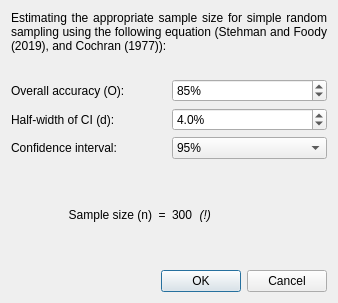
<?xml version="1.0" encoding="UTF-8"?>
<ui version="4.0">
 <class>Dialog</class>
 <widget class="QDialog" name="Dialog">
  <property name="geometry">
   <rect>
    <x>0</x>
    <y>0</y>
    <width>338</width>
    <height>303</height>
   </rect>
  </property>
  <property name="windowTitle">
   <string>Determining the sample size</string>
  </property>
  <layout class="QVBoxLayout" name="verticalLayout">
   <item>
    <widget class="QLabel" name="description">
     <property name="text">
      <string>Estimating the appropriate sample size for simple random sampling using the following equation (Stehman and Foody (2019), and Cochran (1977)):</string>
     </property>
     <property name="alignment">
      <set>Qt::AlignJustify|Qt::AlignVCenter</set>
     </property>
     <property name="wordWrap">
      <bool>true</bool>
     </property>
    </widget>
   </item>
   <item>
    <widget class="QLabel" name="label_6">
     <property name="text">
      <string>&lt;html&gt;&lt;head/&gt;&lt;body&gt;&lt;img height=&quot;42&quot;  src=&quot;:/plugins/AcATaMa/icons/eq_num_samples.png&quot;/&gt;&lt;/body&gt;&lt;/html&gt;</string>
     </property>
     <property name="alignment">
      <set>Qt::AlignCenter</set>
     </property>
    </widget>
   </item>
   <item>
    <widget class="QWidget" name="widget" native="true">
     <layout class="QGridLayout" name="gridLayout">
      <property name="leftMargin">
       <number>0</number>
      </property>
      <property name="topMargin">
       <number>0</number>
      </property>
      <property name="rightMargin">
       <number>0</number>
      </property>
      <property name="bottomMargin">
       <number>0</number>
      </property>
      <item row="1" column="0">
       <widget class="QLabel" name="label_2">
        <property name="text">
         <string>Half-width of CI (d):</string>
        </property>
       </widget>
      </item>
      <item row="0" column="1">
       <widget class="QSpinBox" name="OverallAccuracy">
        <property name="toolTip">
         <string>&lt;html&gt;&lt;head/&gt;&lt;body&gt;&lt;p&gt;&lt;span style=&quot; font-weight:600;&quot;&gt;O&lt;/span&gt; is the anticipated overall accuracy of the map. It represents an initial estimate of how well the map's classifications are expected to match the real data.&lt;/p&gt;&lt;/body&gt;&lt;/html&gt;</string>
        </property>
        <property name="suffix">
         <string>%</string>
        </property>
        <property name="minimum">
         <number>1</number>
        </property>
        <property name="value">
         <number>85</number>
        </property>
       </widget>
      </item>
      <item row="0" column="0">
       <widget class="QLabel" name="label_3">
        <property name="text">
         <string>Overall accuracy (O):</string>
        </property>
       </widget>
      </item>
      <item row="2" column="0">
       <widget class="QLabel" name="label_4">
        <property name="text">
         <string>Confidence interval:</string>
        </property>
       </widget>
      </item>
      <item row="2" column="1">
       <widget class="QComboBox" name="ConfidenceInterval">
        <property name="toolTip">
         <string>&lt;html&gt;&lt;head/&gt;&lt;body&gt;&lt;p&gt;Confidence interval (&lt;span style=&quot; font-weight:600;&quot;&gt;CI&lt;/span&gt;) for the critical &lt;span style=&quot; font-weight:600;&quot;&gt;z&lt;/span&gt;-score from the standard normal distribution. In this context, a confidence interval is a range of values that likely contains the true overall accuracy (&lt;span style=&quot; font-weight:600;&quot;&gt;O&lt;/span&gt;) of the map.&lt;/p&gt;&lt;/body&gt;&lt;/html&gt;</string>
        </property>
        <property name="currentIndex">
         <number>3</number>
        </property>
        <item>
         <property name="text">
          <string>80%</string>
         </property>
        </item>
        <item>
         <property name="text">
          <string>85%</string>
         </property>
        </item>
        <item>
         <property name="text">
          <string>90%</string>
         </property>
        </item>
        <item>
         <property name="text">
          <string>95%</string>
         </property>
        </item>
        <item>
         <property name="text">
          <string>99%</string>
         </property>
        </item>
       </widget>
      </item>
      <item row="1" column="1">
       <widget class="QDoubleSpinBox" name="HalfWidthCI">
        <property name="toolTip">
         <string>&lt;html&gt;&lt;head/&gt;&lt;body&gt;&lt;p&gt;&lt;span style=&quot; font-weight:600;&quot;&gt;d&lt;/span&gt; is the desired half-width of the confidence interval for &lt;span style=&quot; font-weight:600;&quot;&gt;O&lt;/span&gt;. It represents how precise you want your accuracy estimate to be. Smaller values of &lt;span style=&quot; font-weight:600;&quot;&gt;d&lt;/span&gt; result in a narrower confidence interval, which requires more data to achieve the desired precision.&lt;/p&gt;&lt;/body&gt;&lt;/html&gt;</string>
        </property>
        <property name="suffix">
         <string>%</string>
        </property>
        <property name="decimals">
         <number>1</number>
        </property>
        <property name="minimum">
         <double>0.100000000000000</double>
        </property>
        <property name="maximum">
         <double>20.000000000000000</double>
        </property>
        <property name="singleStep">
         <double>0.100000000000000</double>
        </property>
        <property name="value">
         <double>4.000000000000000</double>
        </property>
       </widget>
      </item>
     </layout>
    </widget>
   </item>
   <item>
    <widget class="QWidget" name="widget_2" native="true">
     <layout class="QGridLayout" name="gridLayout_2">
      <property name="spacing">
       <number>0</number>
      </property>
      <item row="0" column="0">
       <widget class="QLabel" name="label_5">
        <property name="sizePolicy">
         <sizepolicy hsizetype="Preferred" vsizetype="Expanding">
          <horstretch>0</horstretch>
          <verstretch>0</verstretch>
         </sizepolicy>
        </property>
        <property name="text">
         <string>Sample size (n)  = </string>
        </property>
        <property name="alignment">
         <set>Qt::AlignRight|Qt::AlignTrailing|Qt::AlignVCenter</set>
        </property>
       </widget>
      </item>
      <item row="0" column="1">
       <widget class="QWidget" name="widget_3" native="true">
        <layout class="QHBoxLayout" name="horizontalLayout">
         <property name="spacing">
          <number>0</number>
         </property>
         <property name="leftMargin">
          <number>3</number>
         </property>
         <property name="topMargin">
          <number>0</number>
         </property>
         <property name="rightMargin">
          <number>0</number>
         </property>
         <property name="bottomMargin">
          <number>0</number>
         </property>
         <item>
          <widget class="QLabel" name="NumberOfSamples">
           <property name="sizePolicy">
            <sizepolicy hsizetype="Maximum" vsizetype="Preferred">
             <horstretch>0</horstretch>
             <verstretch>0</verstretch>
            </sizepolicy>
           </property>
           <property name="text">
            <string>300</string>
           </property>
          </widget>
         </item>
         <item>
          <widget class="QLabel" name="NoteMinSamples">
           <property name="sizePolicy">
            <sizepolicy hsizetype="Maximum" vsizetype="Preferred">
             <horstretch>0</horstretch>
             <verstretch>0</verstretch>
            </sizepolicy>
           </property>
           <property name="font">
            <font>
             <italic>true</italic>
            </font>
           </property>
           <property name="toolTip">
            <string>&lt;html&gt;&lt;head/&gt;&lt;body&gt;&lt;p&gt;Determining the sample size is complex and depends heavily on the data and objectives; however, be cautious of using low values. A small sample size reduces the reliability and precision of the accuracy estimate. For example, GFOI (2016) recommend using n &amp;gt; 300 for simple random sampling in land disturbance studies.&lt;/p&gt;&lt;/body&gt;&lt;/html&gt;</string>
           </property>
           <property name="text">
            <string>  (!)  </string>
           </property>
          </widget>
         </item>
         <item>
          <widget class="QLabel" name="label_7">
           <property name="text">
            <string/>
           </property>
          </widget>
         </item>
        </layout>
       </widget>
      </item>
     </layout>
    </widget>
   </item>
   <item>
    <widget class="QDialogButtonBox" name="buttonBox">
     <property name="orientation">
      <enum>Qt::Horizontal</enum>
     </property>
     <property name="standardButtons">
      <set>QDialogButtonBox::Cancel|QDialogButtonBox::Ok</set>
     </property>
    </widget>
   </item>
  </layout>
 </widget>
 <resources/>
 <connections>
  <connection>
   <sender>buttonBox</sender>
   <signal>rejected()</signal>
   <receiver>Dialog</receiver>
   <slot>reject()</slot>
   <hints>
    <hint type="sourcelabel">
     <x>291</x>
     <y>275</y>
    </hint>
    <hint type="destinationlabel">
     <x>315</x>
     <y>261</y>
    </hint>
   </hints>
  </connection>
  <connection>
   <sender>buttonBox</sender>
   <signal>accepted()</signal>
   <receiver>Dialog</receiver>
   <slot>accept()</slot>
   <hints>
    <hint type="sourcelabel">
     <x>186</x>
     <y>254</y>
    </hint>
    <hint type="destinationlabel">
     <x>324</x>
     <y>201</y>
    </hint>
   </hints>
  </connection>
 </connections>
</ui>
